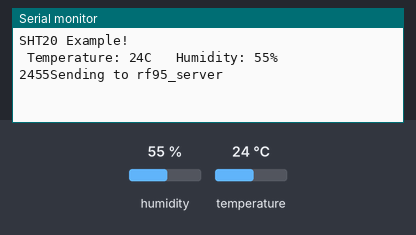
Bench run of a sketch on a simulated Arduino Uno, built with avr-gcc and run on an emulated ATmega328P. Shown: the last lines printed to the serial monitor. Inputs (shaded band) come from the test bench; at power-on: humidity 55 %, temperature 24 °C. No radio packets arrive unless stated.

Above: at 5.2 s.
5.3 s: humidity set to 22 %
At 9.0 s:
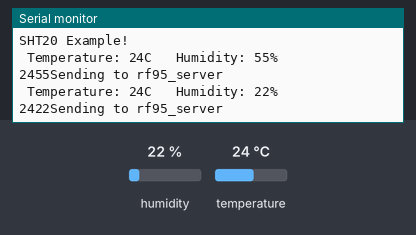
10.2 s: temperature set to 12 °C
At 13.3 s:
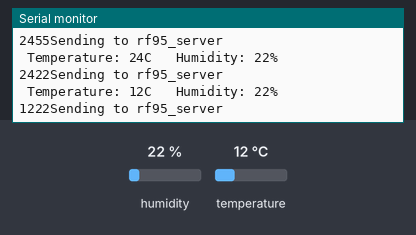
15.1 s: humidity set to 40 %
At 17.7 s:
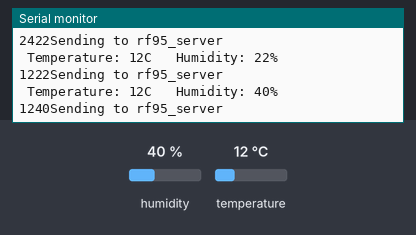
Timing chart, 0 to 19.2 s (numbered marks = the images above; inputs shaded):
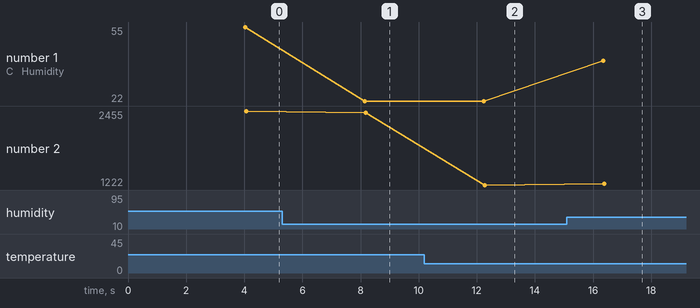

Measured:
- after the input at 5.3 s, the serial monitor: prints a new line after 2.8 s (image 1)
- after the input at 10.2 s, the serial monitor: prints a new line after 2.0 s (image 2)
- after the input at 15.1 s, the serial monitor: prints a new line after 1.2 s (image 3)
- plotted number 1: 55 → 22 after the input at 5.3 s, 22 → 40 after the input at 15.1 s
- plotted number 2: 2455 → 2422 after the input at 5.3 s, 2422 → 1222 after the input at 10.2 s, 1222 → 1240 after the input at 15.1 s

The sketch:

SHT20.ino
```cpp
/*
modified on Apr 10, 2021
Modified by MehranMaleki from Arduino Examples
Home
*/

#include <Wire.h>
#include "DFRobot_SHT20.h"
#include <RH_RF95.h>
#include <SPI.h>


DFRobot_SHT20 sht20;

#define RF95_FREQ 434.0
int hum;
int temp;
RH_RF95 rf95;
void setup()
{
    Serial.begin(9600);
    Serial.println("SHT20 Example!");
    sht20.initSHT20();                         // Init SHT20 Sensor
    delay(4000);
    sht20.checkSHT20();    // Check SHT20 Sensor
    if (!rf95.init())
    Serial.println("init failed");
  // Defaults after init are 434.0MHz, 13dBm, Bw = 125 kHz, Cr = 4/5, Sf = 128chips/symbol, CRC on

  if (!rf95.setFrequency(RF95_FREQ)) {
    Serial.println("setFrequency failed");
    while (1);
  }
  rf95.setTxPower(1000); //Transmission power of the Lora Module
}

void loop()
{
     hum = sht20.readHumidity();         // Read Humidity
     temp = sht20.readTemperature();      // Read Temperature

    Serial.print(" Temperature: ");
    Serial.print(temp, 1);
    Serial.print("C");
    Serial.print("\t Humidity: ");
    Serial.print(hum, 1);
    Serial.println("%");
    String humidity = String(hum); //int to String
    String temperature = String(temp);
    String data = temperature + humidity;
    //String t = "20";
    //String h = "80";
    String data1 = String(temp)+String(hum);
    //String data2="20919191345655554456653567888";
    Serial.print(data);

    char d[5];
    data1.toCharArray(d, 5); //String to char array
    Serial.println("Sending to rf95_server");
    rf95.send(d, sizeof(d));
    rf95.waitPacketSent();
    delay(4000);
}
```
